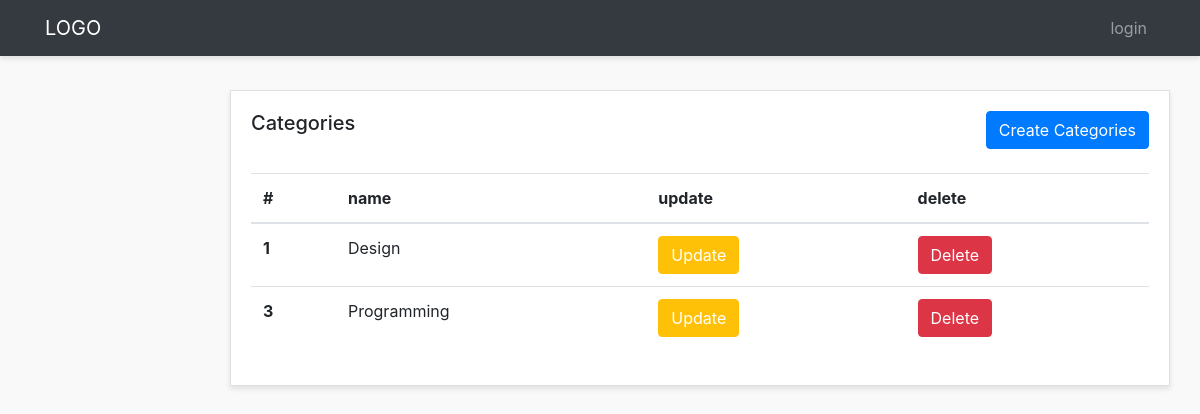
/admin-panel/categories-admins/show-categories.php, run on the app's committed database.
### tables this page shows
CREATE TABLE `categories` (
  `id` int(3) NOT NULL,
  `name` varchar(200) NOT NULL,
  `description` text NOT NULL,
  `image` varchar(200) NOT NULL,
  `created_at` timestamp NOT NULL DEFAULT current_timestamp()
);

### admin-panel/categories-admins/show-categories.php (the view)
<?php require "../layouts/header.php"; ?>
<?php require "../../config/config.php"; ?>
<?php
  $select = $conn->query("SELECT * FROM categories");
  $select->execute();
  $categories = $select->fetchAll(PDO::FETCH_OBJ);
?>
      <div class="row">
        <div class="col">
          <div class="card">
            <div class="card-body">
              <h5 class="card-title mb-4 d-inline">Categories</h5>
             <a  href="<?php echo ADMINURL; ?>/categories-admins/create-category.php" class="btn btn-primary mb-4 text-center float-right">Create Categories</a>
              <table class="table">
                <thead>
                  <tr>
                    <th scope="col">#</th>
                    <th scope="col">name</th>
                    <th scope="col">update</th>
                    <th scope="col">delete</th>
                  </tr>
                </thead>
                <tbody>
                  <?php foreach($categories as $category) : ?>
                    <tr>
                      <th scope="row"><?php echo $category->id; ?></th>
                      <td><?php echo $category->name; ?></td>
                      <td><a  href="<?php echo ADMINURL; ?>/categories-admins/update-category.php?id=<?php echo $category->id; ?>" class="btn btn-warning text-white text-center ">Update </a></td>
                      <td><a href="<?php echo ADMINURL; ?>/categories-admins/delete-categories.php?id=<?php echo $category->id; ?>" class="btn btn-danger  text-center ">Delete </a></td>
                    </tr>
                  <?php endforeach; ?>
                </tbody>
              </table>
            </div>
          </div>
        </div>
      </div>
<?php require "../layouts/footer.php"; ?>

### admin-panel/styles/style.css (style rules this page uses)
body { background:#f9f9f9; }
.card { margin-bottom: 15px; border-radius:0; box-shadow: 0 3px 5px rgba(0,0,0,.1); }

### data on the page
categories: id "1", name "Design"
categories: id "3", name "Programming"
